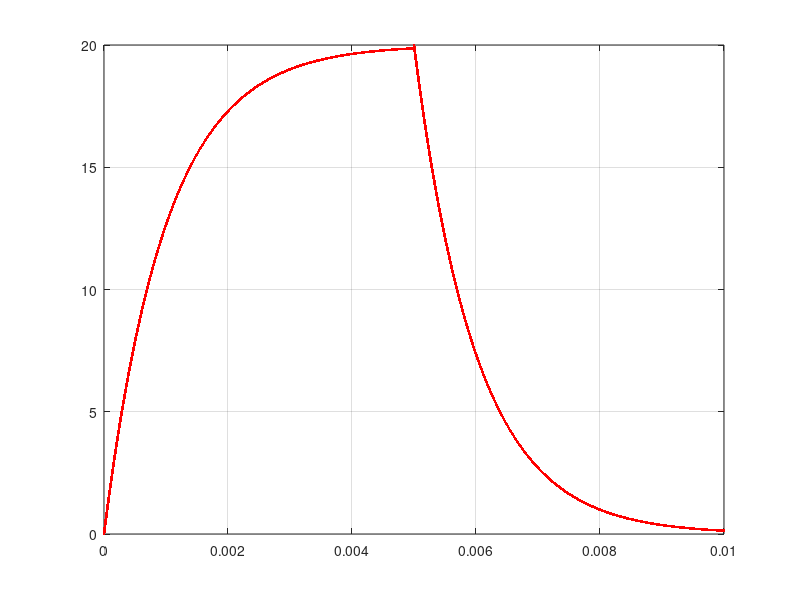

Here is the MATLAB script that generated this plot:
clear all;
clc;

V0 = 20;    % (V)       Voltaje inicial
R = 1000;   % (Omhs)    Resistencia
C = 1e-6;   % (F)       Capacitancia
RC = R*C;   % (s)       Constante RC

step = 1e-9;% Paso de generación de datos 

% Modelo de voltaje de carga
V_charge = @(t, V0, RC) V0*(1-exp(-t./RC));

% Modelo voltaje en descarga
V_discharge = @(t, V0, RC) V0*(exp(-t./RC));

% Parametrización de t
t_cycle = 0:step:5*RC;
t = [t_cycle, t_cycle + t_cycle(end)];

% Parametrización de voltaje
v = [V_charge(t_cycle, V0, RC), V_discharge(t_cycle,V0, RC)];

figure(1);
plot(t,v,'.', "Color","red");
grid on;




